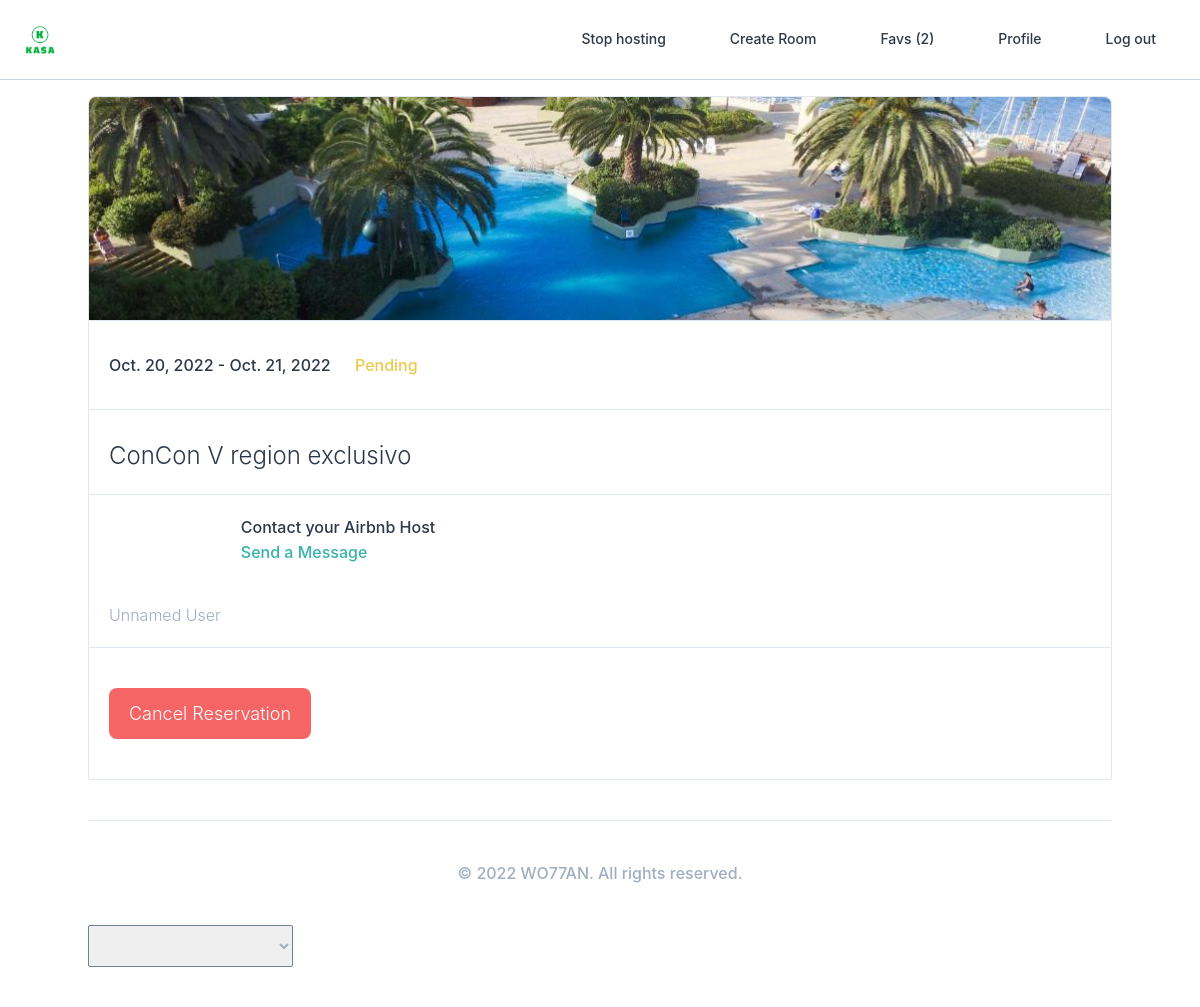
/reservations/2/ (signed in), run on the app's committed database.
### users/models.py (models this page shows, shortened)
class User(AbstractUser):
    GENDER_MALE = "male"
    GENDER_FEMALE = "female"
    GENDER_OTHER = "other"
    GENDER_CHOICES = (
        (GENDER_MALE, _("Male")),
        (GENDER_FEMALE, _("Female")),
        (GENDER_OTHER, _("Other")),
    )
    LANGUAGE_ENGLISH = "en"
    LANGUAGE_SPANISH = "es"
    LANGUAGE_CHOICES = (
        (LANGUAGE_ENGLISH, _("English")),
        (LANGUAGE_SPANISH, _("Spanish")),
    )
    CURRENCY_USD = "usd"
    CURRENCY_CLP = "clp"
    CURRENCY_CHOICES = ((CURRENCY_USD, "USD"), (CURRENCY_CLP, "CLP"))
    LOGIN_EMAIL = "email"
    LOGIN_GITHUB = "github"
    LOGIN_CHOICES = (
        (LOGIN_EMAIL, "Email"),
        (LOGIN_GITHUB, "Github"),
    )
    first_name = models.CharField(
        _("first name"), max_length=30, blank=True, default=""
    )
    avatar = models.ImageField(upload_to="avatars", blank=True)
    gender = models.CharField(
        _("gender"), choices=GENDER_CHOICES, max_length=10, blank=True
    )
    bio = models.TextField(_("bio"), blank=True)
    birthdate = models.DateField(blank=True, null=True)
    language = models.CharField(
        _("language"),
        choices=LANGUAGE_CHOICES,
        max_length=2,
        blank=True,
        default=LANGUAGE_ENGLISH,
    )
    currency = models.CharField(
        choices=CURRENCY_CHOICES, max_length=3, blank=True, default=CURRENCY_CLP
    )
    superhost = models.BooleanField(default=False)
    email_verified = models.BooleanField(default=False)
    email_secret = models.CharField(max_length=20, default="", blank=True)
    login_method = models.CharField(
        max_length=50, choices=LOGIN_CHOICES, default=LOGIN_EMAIL
    )
    objects = core_managers.CustomUserManager()
    def get_absolute_url(self):
        return reverse("users:profile", kwargs={"pk": self.pk})

### lists/models.py (models this page shows, shortened)
class List(core_models.TimeStampedModel):
    name = models.CharField(max_length=80)
    user = models.OneToOneField(
        "users.User", related_name="list", on_delete=models.CASCADE
    )
    rooms = models.ManyToManyField("rooms.Room", related_name="lists", blank=True)
    def count_rooms(self):
        return self.rooms.count()
    count_rooms.short_description = "Number of Rooms"

### reservations/models.py (models this page shows, shortened)
class Reservation(core_models.TimeStampedModel):
    STATUS_PENDING = "pending"
    STATUS_CONFIRMED = "confirmed"
    STATUS_CANCELED = "canceled"
    STATUS_CHOICES = (
        (STATUS_PENDING, "Pending"),
        (STATUS_CONFIRMED, "Confirmed"),
        (STATUS_CANCELED, "Canceled"),
    )
    status = models.CharField(
        max_length=12, choices=STATUS_CHOICES, default=STATUS_PENDING
    )
    check_in = models.DateField()
    check_out = models.DateField()
    guest = models.ForeignKey(
        "users.User", related_name="reservations", on_delete=models.CASCADE
    )
    room = models.ForeignKey(
        "rooms.Room", related_name="reservations", on_delete=models.CASCADE
    )
    def in_progress(self):
        now = timezone.now().date()
        return now >= self.check_in and now <= self.check_out
    in_progress.boolean = True
    def is_finished(self):
        now = timezone.now().date()
        is_finished = now > self.check_out
        if is_finished:
            BookedDay.objects.filter(reservation=self).delete()
        return is_finished
    is_finished.boolean = True

### rooms/models.py (models this page shows, shortened)
class Room(core_models.TimeStampedModel):
    name = models.CharField(max_length=140)
    description = models.TextField()
    country = CountryField()
    city = models.CharField(max_length=80, default="Anywhere", blank=True, null=True, verbose_name="City")
    price = models.IntegerField()  # PositiveIntegerField
    address = models.CharField(max_length=140)
    guests = models.IntegerField(help_text="How many people will be staying?")
    bedrooms = models.IntegerField()
    beds = models.IntegerField()
    baths = models.IntegerField()
    parking = models.BooleanField(default=False)
    check_in = models.TimeField()
    check_out = models.TimeField()
    instant_book = models.BooleanField(default=False, verbose_name="Instant Book")
    host = models.ForeignKey("users.User", related_name="rooms", on_delete=models.CASCADE)
    room_type = models.ForeignKey("RoomType", related_name="rooms", on_delete=models.SET_NULL, null=True)
    amenities = models.ManyToManyField("Amenity", related_name="rooms", blank=True)
    facilities = models.ManyToManyField("Facility", related_name="rooms", blank=True)
    house_rules = models.ManyToManyField("HouseRule", related_name="rooms", blank=True)
    def first_photo(self):
        try:
            (photo,) = self.photos.all()[:1]
            return photo.file.url
        except ValueError:
            return None

class Photo(core_models.TimeStampedModel):
    caption = models.CharField(max_length=80)
    file = models.ImageField(upload_to="room_photos")
    room = models.ForeignKey("Room", related_name="photos", on_delete=models.CASCADE)

### reservations/views.py (the view)
# urls.py: path("<int:pk>/", views.ReservationDetailView.as_view(), name="detail"),
class ReservationDetailView(View):
    def get(self, *args, **kwargs):
        pk = kwargs.get("pk")
        reservation = models.Reservation.objects.get_or_none(pk=pk)
        if not reservation or (
                reservation.guest != self.request.user
                and reservation.room.host != self.request.user
        ):
            raise Http404()
        form = review_forms.CreateReviewForm()
        return render(
            self.request,
            "reservations/detail.html",
            {"reservation": reservation, "form": form},
        )

### reviews/forms.py (shortened to what this page needs)
class CreateReviewForm(forms.ModelForm):
    accuracy = forms.IntegerField(max_value=5, min_value=1)
    communication = forms.IntegerField(max_value=5, min_value=1)
    cleanliness = forms.IntegerField(max_value=5, min_value=1)
    location = forms.IntegerField(max_value=5, min_value=1)
    check_in = forms.IntegerField(max_value=5, min_value=1)
    value = forms.IntegerField(max_value=5, min_value=1)
    class Meta:
        model = models.Review
        fields = (
            "review",
            "accuracy",
            "communication",
            "cleanliness",
            "location",
            "check_in",
            "value",
        )

### core/managers.py (called while the page is built)
    def get_or_none(self, **kwargs):
        try:
            return self.get(**kwargs)
        except self.model.DoesNotExist:
            return None

### templates/reservations/detail.html (shortened to what this page needs)
{% extends "base.html" %}
{% block content %}
    <div class="container mx-auto my-10 flex flex-col">
        <div class="border-t border-l border-r bg-cover bg-center h-56 rounded-t-lg" style="background-image: url({{reservation.room.first_photo}});"></div>
        <div class="flex flex-col items-start border-l border-r border-t border-b">
            <div class="font-medium border-b py-8 px-5 w-full">
                {{reservation.check_in}} - {{reservation.check_out}} <span class="ml-5 {% if reservation.status == 'pending' %} text-yellow-500 {% elif reservation.status == 'canceled' %} text-red-600 {% else %} text-teal-600 {% endif %}">{{reservation.get_status_display}}</span>
            </div>
            <span class="text-2xl border-b p-5 mt-2 w-full">
                {{reservation.room.name}}
            </span>
            <div class="flex p-5 border-b w-full">
                <div class="flex flex-col items-center">
                    {% include "mixins/user_avatar.html" with user=reservation.room.host %}
                    <span class="mt-2 text-gray-500">{{reservation.room.host.first_name}}</span>
                </div>
                <div class="ml-5 flex flex-col">
                    <span class="font-medium mb-px">Contact your Airbnb Host</span>
                    <a href="{% url 'conversations:go' reservation.room.host.pk reservation.guest.pk %}" class="font-medium text-teal-500">Send a Message</a>
                </div>
            </div>
            <div class="py-10 px-5">
            {% if reservation.status != 'canceled' %}
                {% if reservation.status == 'confirmed' and reservation.is_finished %}
                    <span class="font-medium text-2xl text-center w-full block mb-5">Write your review</span>
                   <form action="{% url 'reviews:create' reservation.room.pk %}" method="POST" class="w-1/2 mx-auto">
                       {% csrf_token %}
                       {{form}}
                       <button class="btn-link mt-5">Submit Review</button>
                   </form>
                {% else %}
                        {% if reservation.status == 'pending' %}
                            <a href="{% url 'reservations:edit' reservation.pk 'cancel' %}" class="btn-link block px-5">Cancel Reservation</a>
                        {% endif %}
                    {% endif %}
                {% endif %}
            </div>
        </div>
    </div>
{% endblock content %}

### templates/partials/nav.html
{% load i18n %}
<ul class="flex items-center text-sm font-medium h-full">
    {% if user.is_authenticated %}
        <li class="nav_link">
            <a href="{% url 'users:switch-hosting' %}">
                {% if request.session.is_hosting %}
                    {% trans "Stop hosting" %}
                {% else %}
                    {% trans "Start hosting" %}
                {% endif %}
            </a>
        </li>
        {% if request.session.is_hosting %}
            <li class="nav_link"><a href="{% url 'rooms:create' %}">{% trans "Create Room" %}</a></li>
        {% endif %}
        <li class="nav_link"><a href="{% url 'lists:see-favs' %}">{% trans "Favs" %} ({{user.list.rooms.count}})</a></li>
        <li class="nav_link"><a href="{{user.get_absolute_url}}">{% trans "Profile" %}</a></li>
        <li class="nav_link"><a href="{% url "users:logout" %}">{% trans "Log out" %}</a></li>
    {% else %}
        <li class="nav_link"><a href="{% url "users:login" %}">{% trans "Log in" %}</a></li>
        <li class="nav_link"><a href="{% url "users:signup" %}">{% trans "Sign up" %}</a></li>
    {% endif %}
</ul>

### templates/mixins/user_avatar.html
{% if user.avatar %}
    <div class="{{h_and_w|default:'h-20 w-20'}} rounded-full bg-cover" style="background-image: url({{user.avatar.url}});">
{% else %}
    <div class="{{h_and_w|default:'h-20 w-20'}} bg-gray-700 rounded-full text-white flex justify-center items-center overflow-hidden">
        <span class="{{text|default:'text-3xl'}}">{{user.first_name|first}}</span>
    {% endif %}
</div>

### data on the page
User: list.rooms.count "2"
Reservation: room.first_photo (picture), check_in "Oct. 20, 2022", check_out "Oct. 21, 2022", status "Pending", room.name "ConCon V region exclusivo", room.host.first_name "Unnamed User"
